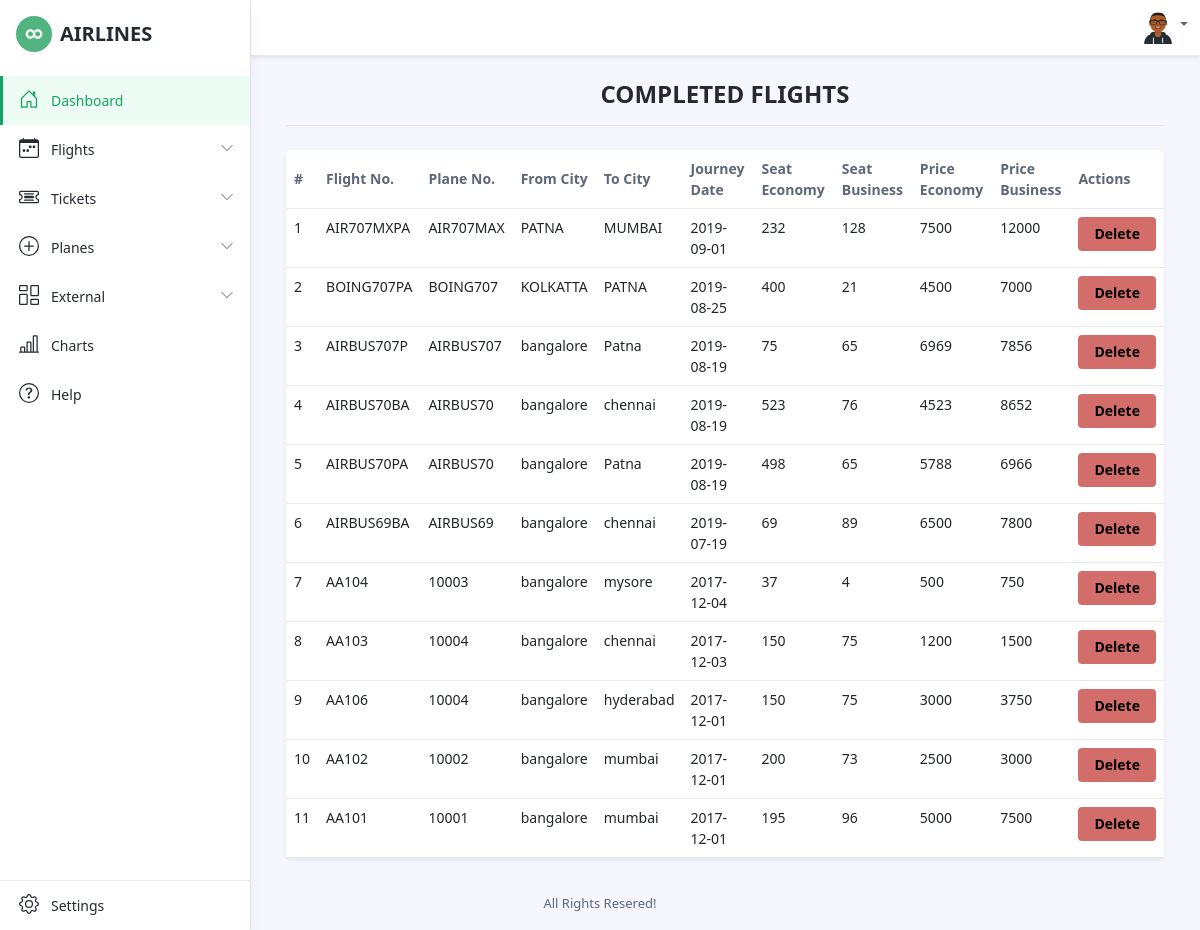
The app's page /admin/completed_flights.php with its own data.
### tables this page shows
CREATE TABLE IF NOT EXISTS `flight_details` (
  `flight_no` varchar(10) NOT NULL,
  `from_city` varchar(20) DEFAULT NULL,
  `to_city` varchar(20) DEFAULT NULL,
  `departure_date` date NOT NULL,
  `arrival_date` date DEFAULT NULL,
  `departure_time` time DEFAULT NULL,
  `arrival_time` time DEFAULT NULL,
  `seats_economy` int(5) DEFAULT NULL,
  `seats_business` int(5) DEFAULT NULL,
  `price_economy` int(10) DEFAULT NULL,
  `price_business` int(10) DEFAULT NULL,
  `jet_id` varchar(10) DEFAULT NULL
);

### admin/completed_flights.php (the view, shortened to what this page needs)
<?php
require_once('../Database Connection file/mysqli_connect.php');
include("includes/head.php");
?>
<body class="app">
	<?php include("includes/header.php"); ?>
	<div class="app-wrapper">
		<div class="app-content pt-3 p-md-3 p-lg-4">
			<div class="container-xl">
				<div class="position-relative mb-3">
					<div class="row g-3 justify-content-center">
						<div class="col-auto">
							<h1 class="app-page-title mb-0 text-uppercase">Completed Flights</h1>
						</div>
					</div>
				</div>
				<hr class="mb-4">
				<div class="tab-content" id="orders-table-tab-content">
					<div class="tab-pane fade show active" id="orders-all" role="tabpanel" aria-labelledby="orders-all-tab">
						<div class="app-card app-card-orders-table shadow-sm mb-5">
							<div class="app-card-body">
								<div class="table-responsive">
									<table class="table app-table-hover mb-0 text-left">
										<thead>
											<tr>
												<th class="cell">#</th>
												<th class="cell">Flight No.</th>
												<th class="cell">Plane No.</th>
												<th class="cell">From City</th>
												<th class="cell">To City</th>
												<th class="cell">Journey Date</th>
												<th class="cell">Seat Economy</th>
												<th class="cell">Seat Business</th>
												<th class="cell">Price Economy</th>
												<th class="cell">Price Business</th>
												<th class="cell">Actions</th>
											</tr>
										</thead>
										<tbody>
										<?php
												$query = "SELECT * FROM Flight_Details WHERE departure_date < CURRENT_TIMESTAMP ORDER BY departure_date DESC";
												$result = mysqli_query($dbc, $query);
												$count = 1;
												while ($row = mysqli_fetch_array($result)) {
													$flight_no = $row['flight_no'];
													$jet_id = $row['jet_id'];
													$from_city = $row['from_city'];
													$to_city = $row['to_city'];
													$departure_date = $row['departure_date'];
													$seats_economy = $row['seats_economy'];
													$seats_business = $row['seats_business'];
													$price_economy = $row['price_economy'];
													$price_business = $row['price_business'];
													echo "<tr>
														<td>$count</td>
														<td>$flight_no</td>
														<td>$jet_id</td>
														<td>$from_city</td>
														<td>$to_city</td>
														<td>$departure_date</td>
														<td>$seats_economy</td>
														<td>$seats_business</td>
														<td>$price_economy</td>
														<td>$price_business</td>
														<td>
															<a href='delete_flight.php?id=$flight_no' class='btn btn-danger'>Delete</a>
														</td>
													</tr>";
													$count++;} ; ?>
										</tbody>
									</table>
								</div>
							</div>
						</div>
					</div>
				</div>
			</div>
				<?php include("includes/footer.php") ?>

### records on screen
flight_details: flight_no "AIR707MXPA", jet "AIR707MAX", from_city "PATNA", to_city "MUMBAI", departure_date "2019-09-01", seats_economy "232", seats_business "128", price_economy "7500", price_business "12000"
flight_details: flight_no "BOING707PA", jet "BOING707", from_city "KOLKATTA", to_city "PATNA", departure_date "2019-08-25", seats_economy "400", seats_business "21", price_economy "4500", price_business "7000"
flight_details: flight_no "AIRBUS707P", jet "AIRBUS707", from_city "bangalore", to_city "Patna", departure_date "2019-08-19", seats_economy "75", seats_business "65", price_economy "6969", price_business "7856"
flight_details: flight_no "AIRBUS70BA", jet "AIRBUS70", from_city "bangalore", to_city "chennai", departure_date "2019-08-19", seats_economy "523", seats_business "76", price_economy "4523", price_business "8652"
flight_details: flight_no "AIRBUS70PA", jet "AIRBUS70", from_city "bangalore", to_city "Patna", departure_date "2019-08-19", seats_economy "498", seats_business "65", price_economy "5788", price_business "6966"
flight_details: flight_no "AIRBUS69BA", jet "AIRBUS69", from_city "bangalore", to_city "chennai", departure_date "2019-07-19", seats_economy "69", seats_business "89", price_economy "6500", price_business "7800"
flight_details: flight_no "AA104", jet "10003", from_city "bangalore", to_city "mysore", departure_date "2017-12-04", seats_economy "37", seats_business "4", price_economy "500", price_business "750"
flight_details: flight_no "AA103", jet "10004", from_city "bangalore", to_city "chennai", departure_date "2017-12-03", seats_economy "150", seats_business "75", price_economy "1200", price_business "1500"
flight_details: flight_no "AA106", jet "10004", from_city "bangalore", to_city "hyderabad", departure_date "2017-12-01", seats_economy "150", seats_business "75", price_economy "3000", price_business "3750"
flight_details: flight_no "AA102", jet "10002", from_city "bangalore", to_city "mumbai", departure_date "2017-12-01", seats_economy "200", seats_business "73", price_economy "2500", price_business "3000"
flight_details: flight_no "AA101", jet "10001", from_city "bangalore", to_city "mumbai", departure_date "2017-12-01", seats_economy "195", seats_business "96", price_economy "5000", price_business "7500"
